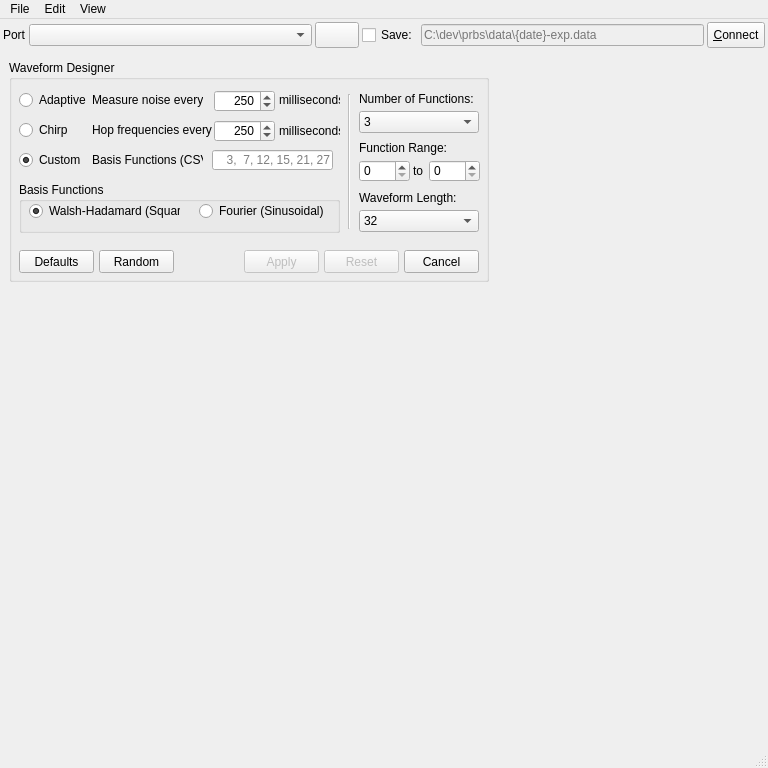
 <widget class="QMainWindow" name="MainWindow">
  <property name="geometry">
   <rect>
    <x>0</x>
    <y>0</y>
    <width>768</width>
    <height>768</height>
   </rect>
  </property>
  <property name="windowTitle">
   <string>Real-time HPV Fluorescence Interface</string>
  </property>
  <widget class="QWidget" name="centralwidget">
   <layout class="QGridLayout" name="gridLayout" rowstretch="0,0,20,20">
    <property name="leftMargin">
     <number>0</number>
    </property>
    <property name="topMargin">
     <number>0</number>
    </property>
    <property name="rightMargin">
     <number>0</number>
    </property>
    <property name="bottomMargin">
     <number>0</number>
    </property>
    <property name="horizontalSpacing">
     <number>3</number>
    </property>
    <property name="verticalSpacing">
     <number>0</number>
    </property>
    <item row="0" column="0" colspan="2">
     <layout class="QGridLayout" name="gridTop">
      <property name="leftMargin">
       <number>3</number>
      </property>
      <property name="topMargin">
       <number>3</number>
      </property>
      <property name="rightMargin">
       <number>3</number>
      </property>
      <property name="bottomMargin">
       <number>3</number>
      </property>
      <property name="spacing">
       <number>3</number>
      </property>
      <item row="0" column="1">
       <widget class="QLabel" name="labelPort">
        <property name="text">
         <string>Port</string>
        </property>
        <property name="margin">
         <number>5</number>
        </property>
        <property name="buddy">
         <cstring>comboPorts</cstring>
        </property>
       </widget>
      </item>
      <item row="0" column="3">
       <widget class="QComboBox" name="comboPorts">
        <property name="sizePolicy">
         <sizepolicy hsizetype="Preferred" vsizetype="Fixed">
          <horstretch>1</horstretch>
          <verstretch>0</verstretch>
         </sizepolicy>
        </property>
        <property name="styleSheet">
         <string notr="true">padding:2;</string>
        </property>
       </widget>
      </item>
      <item row="0" column="4">
       <widget class="QPushButton" name="buttonRefresh">
        <property name="styleSheet">
         <string notr="true">margin:0;padding:5;top:0;</string>
        </property>
        <property name="text">
         <string/>
        </property>
        <property name="icon">
         <iconset resource="resources/resources.qrc">
          <normaloff>:/icons/refresh.svg</normaloff>:/icons/refresh.svg</iconset>
        </property>
        <property name="iconSize">
         <size>
          <width>10</width>
          <height>10</height>
         </size>
        </property>
       </widget>
      </item>
      <item row="0" column="6">
       <widget class="QCheckBox" name="checkSave">
        <property name="text">
         <string>Save:</string>
        </property>
       </widget>
      </item>
      <item row="0" column="7">
       <widget class="QLineEdit" name="textSave">
        <property name="enabled">
         <bool>false</bool>
        </property>
        <property name="sizePolicy">
         <sizepolicy hsizetype="Expanding" vsizetype="Fixed">
          <horstretch>1</horstretch>
          <verstretch>0</verstretch>
         </sizepolicy>
        </property>
        <property name="placeholderText">
         <string>C:\dev\prbs\data\{date}-exp.data</string>
        </property>
       </widget>
      </item>
      <item row="0" column="8">
       <widget class="QPushButton" name="buttonConnect">
        <property name="styleSheet">
         <string notr="true">margin:0;padding:5;top:0;</string>
        </property>
        <property name="text">
         <string>&amp;Connect</string>
        </property>
       </widget>
      </item>
     </layout>
    </item>
    <item row="1" column="0" colspan="2">
     <widget class="QWidget" name="widgetDesigner" native="true">
      <property name="sizePolicy">
       <sizepolicy hsizetype="Preferred" vsizetype="Preferred">
        <horstretch>0</horstretch>
        <verstretch>0</verstretch>
       </sizepolicy>
      </property>
      <property name="minimumSize">
       <size>
        <width>0</width>
        <height>240</height>
       </size>
      </property>
      <layout class="QVBoxLayout" name="verticalLayout">
       <item>
        <widget class="QGroupBox" name="groupBox">
         <property name="maximumSize">
          <size>
           <width>480</width>
           <height>16777215</height>
          </size>
         </property>
         <property name="title">
          <string>Waveform Designer</string>
         </property>
         <widget class="QComboBox" name="comboWaveformLength">
          <property name="geometry">
           <rect>
            <x>350</x>
            <y>150</y>
            <width>120</width>
            <height>22</height>
           </rect>
          </property>
          <property name="currentIndex">
           <number>0</number>
          </property>
          <item>
           <property name="text">
            <string>32</string>
           </property>
          </item>
          <item>
           <property name="text">
            <string>64</string>
           </property>
          </item>
          <item>
           <property name="text">
            <string>128</string>
           </property>
          </item>
          <item>
           <property name="text">
            <string>256</string>
           </property>
          </item>
          <item>
           <property name="text">
            <string>512 (Default)</string>
           </property>
          </item>
          <item>
           <property name="text">
            <string>1024</string>
           </property>
          </item>
          <item>
           <property name="text">
            <string>2048</string>
           </property>
          </item>
          <item>
           <property name="text">
            <string>4096 (Max)</string>
           </property>
          </item>
          <item>
           <property name="text">
            <string>8192 (Doesn't work)</string>
           </property>
          </item>
          <item>
           <property name="text">
            <string>16384 (Doesn't work)</string>
           </property>
          </item>
         </widget>
         <widget class="QLabel" name="labelWaveformLen">
          <property name="geometry">
           <rect>
            <x>350</x>
            <y>128</y>
            <width>101</width>
            <height>20</height>
           </rect>
          </property>
          <property name="text">
           <string>Waveform Length:</string>
          </property>
          <property name="buddy">
           <cstring>comboWaveformLength</cstring>
          </property>
         </widget>
         <widget class="QLabel" name="labelNumFns">
          <property name="geometry">
           <rect>
            <x>350</x>
            <y>31</y>
            <width>121</width>
            <height>16</height>
           </rect>
          </property>
          <property name="text">
           <string>Number of Functions:</string>
          </property>
          <property name="buddy">
           <cstring>comboBoxNumFunctions</cstring>
          </property>
         </widget>
         <widget class="QComboBox" name="comboBoxNumFunctions">
          <property name="geometry">
           <rect>
            <x>350</x>
            <y>51</y>
            <width>120</width>
            <height>22</height>
           </rect>
          </property>
          <property name="currentIndex">
           <number>2</number>
          </property>
          <item>
           <property name="text">
            <string>1</string>
           </property>
          </item>
          <item>
           <property name="text">
            <string>2</string>
           </property>
          </item>
          <item>
           <property name="text">
            <string>3</string>
           </property>
          </item>
          <item>
           <property name="text">
            <string>4</string>
           </property>
          </item>
          <item>
           <property name="text">
            <string>5</string>
           </property>
          </item>
          <item>
           <property name="text">
            <string>6</string>
           </property>
          </item>
          <item>
           <property name="text">
            <string>7</string>
           </property>
          </item>
          <item>
           <property name="text">
            <string>8</string>
           </property>
          </item>
          <item>
           <property name="text">
            <string>9</string>
           </property>
          </item>
          <item>
           <property name="text">
            <string>10</string>
           </property>
          </item>
         </widget>
         <widget class="QGroupBox" name="groupBox_2">
          <property name="geometry">
           <rect>
            <x>10</x>
            <y>122</y>
            <width>321</width>
            <height>51</height>
           </rect>
          </property>
          <property name="title">
           <string>Basis Functions</string>
          </property>
          <widget class="QRadioButton" name="radioWalsh">
           <property name="geometry">
            <rect>
             <x>10</x>
             <y>19</y>
             <width>151</width>
             <height>20</height>
            </rect>
           </property>
           <property name="text">
            <string>Walsh-Hadamard (Square)</string>
           </property>
           <property name="checked">
            <bool>true</bool>
           </property>
          </widget>
          <widget class="QRadioButton" name="radioFourier">
           <property name="geometry">
            <rect>
             <x>180</x>
             <y>19</y>
             <width>131</width>
             <height>20</height>
            </rect>
           </property>
           <property name="text">
            <string>Fourier (Sinusoidal)</string>
           </property>
          </widget>
         </widget>
         <widget class="Line" name="line">
          <property name="enabled">
           <bool>false</bool>
          </property>
          <property name="geometry">
           <rect>
            <x>325</x>
            <y>34</y>
            <width>30</width>
            <height>135</height>
           </rect>
          </property>
          <property name="styleSheet">
           <string notr="true">margin:-1</string>
          </property>
          <property name="orientation">
           <enum>Qt::Vertical</enum>
          </property>
         </widget>
         <widget class="QLabel" name="labelWaveformLen_2">
          <property name="geometry">
           <rect>
            <x>350</x>
            <y>78</y>
            <width>101</width>
            <height>20</height>
           </rect>
          </property>
          <property name="text">
           <string>Function Range:</string>
          </property>
          <property name="buddy">
           <cstring>spinRangeStart</cstring>
          </property>
         </widget>
         <widget class="QSpinBox" name="spinRangeStart">
          <property name="geometry">
           <rect>
            <x>350</x>
            <y>100</y>
            <width>51</width>
            <height>22</height>
           </rect>
          </property>
         </widget>
         <widget class="QSpinBox" name="spinRangeEnd">
          <property name="geometry">
           <rect>
            <x>420</x>
            <y>100</y>
            <width>51</width>
            <height>22</height>
           </rect>
          </property>
          <property name="maximum">
           <number>512</number>
          </property>
         </widget>
         <widget class="QLabel" name="labelSampleFreq_6">
          <property name="geometry">
           <rect>
            <x>404</x>
            <y>103</y>
            <width>16</width>
            <height>16</height>
           </rect>
          </property>
          <property name="text">
           <string>to</string>
          </property>
          <property name="buddy">
           <cstring>spinRangeEnd</cstring>
          </property>
         </widget>
         <widget class="QPushButton" name="buttonApply">
          <property name="enabled">
           <bool>false</bool>
          </property>
          <property name="geometry">
           <rect>
            <x>235</x>
            <y>190</y>
            <width>75</width>
            <height>23</height>
           </rect>
          </property>
          <property name="text">
           <string>Apply</string>
          </property>
         </widget>
         <widget class="QPushButton" name="buttonClose">
          <property name="geometry">
           <rect>
            <x>395</x>
            <y>190</y>
            <width>75</width>
            <height>23</height>
           </rect>
          </property>
          <property name="text">
           <string>Cancel</string>
          </property>
         </widget>
         <widget class="QPushButton" name="buttonReset">
          <property name="enabled">
           <bool>false</bool>
          </property>
          <property name="geometry">
           <rect>
            <x>315</x>
            <y>190</y>
            <width>75</width>
            <height>23</height>
           </rect>
          </property>
          <property name="text">
           <string>Reset</string>
          </property>
         </widget>
         <widget class="QPushButton" name="buttonDefault">
          <property name="geometry">
           <rect>
            <x>10</x>
            <y>190</y>
            <width>75</width>
            <height>23</height>
           </rect>
          </property>
          <property name="text">
           <string>Defaults</string>
          </property>
         </widget>
         <widget class="QPushButton" name="buttonRandom">
          <property name="geometry">
           <rect>
            <x>90</x>
            <y>190</y>
            <width>75</width>
            <height>23</height>
           </rect>
          </property>
          <property name="text">
           <string>Random</string>
          </property>
          <property name="icon">
           <iconset resource="resources/resources.qrc">
            <normaloff>:/icons/random.svg</normaloff>:/icons/random.svg</iconset>
          </property>
          <property name="iconSize">
           <size>
            <width>18</width>
            <height>16</height>
           </size>
          </property>
         </widget>
         <widget class="QGroupBox" name="groupBoxMode">
          <property name="geometry">
           <rect>
            <x>10</x>
            <y>29</y>
            <width>321</width>
            <height>91</height>
           </rect>
          </property>
          <property name="styleSheet">
           <string notr="true">QGroupBox{border:none;margin:0}</string>
          </property>
          <property name="title">
           <string/>
          </property>
          <property name="checkable">
           <bool>false</bool>
          </property>
          <widget class="QLabel" name="labelSampleFreq_3">
           <property name="geometry">
            <rect>
             <x>260</x>
             <y>32</y>
             <width>71</width>
             <height>20</height>
            </rect>
           </property>
           <property name="text">
            <string>milliseconds</string>
           </property>
          </widget>
          <widget class="QLabel" name="labelSampleFreq">
           <property name="geometry">
            <rect>
             <x>73</x>
             <y>1</y>
             <width>111</width>
             <height>20</height>
            </rect>
           </property>
           <property name="text">
            <string>Measure noise every</string>
           </property>
           <property name="buddy">
            <cstring>spinNoiseInterval</cstring>
           </property>
          </widget>
          <widget class="QSpinBox" name="spinHopFreq">
           <property name="geometry">
            <rect>
             <x>195</x>
             <y>31</y>
             <width>61</width>
             <height>22</height>
            </rect>
           </property>
           <property name="alignment">
            <set>Qt::AlignRight|Qt::AlignTrailing|Qt::AlignVCenter</set>
           </property>
           <property name="maximum">
            <number>10000</number>
           </property>
           <property name="value">
            <number>250</number>
           </property>
          </widget>
          <widget class="QLabel" name="labelSampleFreq_2">
           <property name="geometry">
            <rect>
             <x>260</x>
             <y>1</y>
             <width>71</width>
             <height>20</height>
            </rect>
           </property>
           <property name="text">
            <string>milliseconds</string>
           </property>
          </widget>
          <widget class="QLineEdit" name="textCustomFunctions">
           <property name="geometry">
            <rect>
             <x>193</x>
             <y>61</y>
             <width>121</width>
             <height>20</height>
            </rect>
           </property>
           <property name="alignment">
            <set>Qt::AlignRight|Qt::AlignTrailing|Qt::AlignVCenter</set>
           </property>
           <property name="placeholderText">
            <string>3,  7, 12, 15, 21, 27</string>
           </property>
          </widget>
          <widget class="QRadioButton" name="radioModeChirp">
           <property name="geometry">
            <rect>
             <x>0</x>
             <y>31</y>
             <width>61</width>
             <height>20</height>
            </rect>
           </property>
           <property name="toolTip">
            <string>Hop through a frequency range sequentially</string>
           </property>
           <property name="text">
            <string>Chirp</string>
           </property>
          </widget>
          <widget class="QLabel" name="labelSampleFreq_5">
           <property name="geometry">
            <rect>
             <x>73</x>
             <y>61</y>
             <width>111</width>
             <height>20</height>
            </rect>
           </property>
           <property name="text">
            <string>Basis Functions (CSV)</string>
           </property>
           <property name="buddy">
            <cstring>textCustomFunctions</cstring>
           </property>
          </widget>
          <widget class="QRadioButton" name="radioModeCustom">
           <property name="geometry">
            <rect>
             <x>0</x>
             <y>61</y>
             <width>61</width>
             <height>20</height>
            </rect>
           </property>
           <property name="text">
            <string>Custom</string>
           </property>
           <property name="checked">
            <bool>true</bool>
           </property>
          </widget>
          <widget class="QLabel" name="labelHopFunctions">
           <property name="geometry">
            <rect>
             <x>73</x>
             <y>31</y>
             <width>121</width>
             <height>20</height>
            </rect>
           </property>
           <property name="text">
            <string>Hop frequencies every</string>
           </property>
           <property name="buddy">
            <cstring>spinHopFreq</cstring>
           </property>
          </widget>
          <widget class="QRadioButton" name="radioModeAdaptive">
           <property name="geometry">
            <rect>
             <x>0</x>
             <y>1</y>
             <width>71</width>
             <height>20</height>
            </rect>
           </property>
           <property name="toolTip">
            <string>Choose the modulation frequency based on the lowest noise bins</string>
           </property>
           <property name="text">
            <string>Adaptive </string>
           </property>
          </widget>
          <widget class="QSpinBox" name="spinNoiseInterval">
           <property name="geometry">
            <rect>
             <x>195</x>
             <y>1</y>
             <width>61</width>
             <height>22</height>
            </rect>
           </property>
           <property name="alignment">
            <set>Qt::AlignRight|Qt::AlignTrailing|Qt::AlignVCenter</set>
           </property>
           <property name="maximum">
            <number>10000</number>
           </property>
           <property name="value">
            <number>250</number>
           </property>
          </widget>
         </widget>
         <zorder>line</zorder>
         <zorder>comboWaveformLength</zorder>
         <zorder>labelWaveformLen</zorder>
         <zorder>labelNumFns</zorder>
         <zorder>comboBoxNumFunctions</zorder>
         <zorder>groupBox_2</zorder>
         <zorder>labelWaveformLen_2</zorder>
         <zorder>spinRangeStart</zorder>
         <zorder>spinRangeEnd</zorder>
         <zorder>labelSampleFreq_6</zorder>
         <zorder>buttonApply</zorder>
         <zorder>buttonClose</zorder>
         <zorder>buttonReset</zorder>
         <zorder>buttonDefault</zorder>
         <zorder>buttonRandom</zorder>
         <zorder>groupBoxMode</zorder>
        </widget>
       </item>
      </layout>
     </widget>
    </item>
    <item row="2" column="0" rowspan="2">
     <widget class="QCustomPlot" name="signalPlot" native="true">
      <property name="sizePolicy">
       <sizepolicy hsizetype="Expanding" vsizetype="Expanding">
        <horstretch>1</horstretch>
        <verstretch>1</verstretch>
       </sizepolicy>
      </property>
      <property name="styleSheet">
       <string notr="true">margin:0</string>
      </property>
     </widget>
    </item>
    <item row="2" column="1">
     <widget class="QCustomPlot" name="snrPlot" native="true"/>
    </item>
    <item row="3" column="1">
     <widget class="QWidget" name="widget3d" native="true">
      <property name="sizePolicy">
       <sizepolicy hsizetype="Expanding" vsizetype="Expanding">
        <horstretch>1</horstretch>
        <verstretch>1</verstretch>
       </sizepolicy>
      </property>
      <property name="cursor">
       <cursorShape>OpenHandCursor</cursorShape>
      </property>
      <property name="styleSheet">
       <string notr="true">margin:0</string>
      </property>
     </widget>
    </item>
   </layout>
  </widget>
  <widget class="QMenuBar" name="menubar">
   <property name="geometry">
    <rect>
     <x>0</x>
     <y>0</y>
     <width>768</width>
     <height>21</height>
    </rect>
   </property>
   <widget class="QMenu" name="menuFile">
    <property name="title">
     <string>File</string>
    </property>
    <addaction name="actionAutoMeasure"/>
    <addaction name="actionAutoCenter"/>
    <addaction name="actionOffset"/>
    <addaction name="actionExit"/>
   </widget>
   <widget class="QMenu" name="menuEdit">
    <property name="title">
     <string>Edit</string>
    </property>
    <widget class="QMenu" name="menuSelect_Theme">
     <property name="title">
      <string>Select Theme...</string>
     </property>
     <addaction name="actionThemeWindows"/>
     <addaction name="actionThemeDark"/>
    </widget>
    <addaction name="actionCopy"/>
    <addaction name="actionScreenshot"/>
    <addaction name="actionLogScale"/>
    <addaction name="menuSelect_Theme"/>
   </widget>
   <widget class="QMenu" name="menuView">
    <property name="title">
     <string>View</string>
    </property>
    <addaction name="actionWaveformDesigner"/>
   </widget>
   <addaction name="menuFile"/>
   <addaction name="menuEdit"/>
   <addaction name="menuView"/>
  </widget>
  <widget class="QStatusBar" name="statusbar"/>
  <action name="actionAutoCenter">
   <property name="checkable">
    <bool>true</bool>
   </property>
   <property name="checked">
    <bool>true</bool>
   </property>
   <property name="text">
    <string>Auto-Center</string>
   </property>
   <property name="toolTip">
    <string>Auto-Center the real-time charts every 10 seconds</string>
   </property>
  </action>
  <action name="actionExit">
   <property name="icon">
    <iconset resource="resources/resources.qrc">
     <normaloff>:/icons/qdarkstyle/transparent.svg</normaloff>:/icons/qdarkstyle/transparent.svg</iconset>
   </property>
   <property name="text">
    <string>Exit</string>
   </property>
  </action>
  <action name="actionOffset">
   <property name="icon">
    <iconset resource="resources/resources.qrc">
     <normaloff>:/icons/qdarkstyle/transparent.svg</normaloff>:/icons/qdarkstyle/transparent.svg</iconset>
   </property>
   <property name="text">
    <string>Offset: 0</string>
   </property>
  </action>
  <action name="actionWaveformDesigner">
   <property name="checkable">
    <bool>true</bool>
   </property>
   <property name="checked">
    <bool>false</bool>
   </property>
   <property name="text">
    <string>Waveform Designer...</string>
   </property>
  </action>
  <action name="actionScreenshot">
   <property name="icon">
    <iconset resource="resources/resources.qrc">
     <normaloff>:/icons/qdarkstyle/transparent.svg</normaloff>:/icons/qdarkstyle/transparent.svg</iconset>
   </property>
   <property name="text">
    <string>Screenshot...</string>
   </property>
   <property name="shortcut">
    <string>Ctrl+S</string>
   </property>
  </action>
  <action name="actionCopy">
   <property name="icon">
    <iconset resource="resources/resources.qrc">
     <normaloff>:/icons/qdarkstyle/transparent.svg</normaloff>:/icons/qdarkstyle/transparent.svg</iconset>
   </property>
   <property name="text">
    <string>Copy Data to Clipboard...</string>
   </property>
   <property name="shortcut">
    <string>Ctrl+C</string>
   </property>
  </action>
  <action name="actionThemeDark">
   <property name="checkable">
    <bool>true</bool>
   </property>
   <property name="checked">
    <bool>true</bool>
   </property>
   <property name="text">
    <string>Dark Theme</string>
   </property>
  </action>
  <action name="actionThemeWindows">
   <property name="checkable">
    <bool>true</bool>
   </property>
   <property name="text">
    <string>Windows Theme</string>
   </property>
  </action>
  <action name="actionLogScale">
   <property name="checkable">
    <bool>true</bool>
   </property>
   <property name="text">
    <string>Use Log Scale</string>
   </property>
  </action>
  <action name="actionAutoMeasure">
   <property name="checkable">
    <bool>true</bool>
   </property>
   <property name="text">
    <string>Auto-Measure Waveform</string>
   </property>
  </action>
 </widget>
